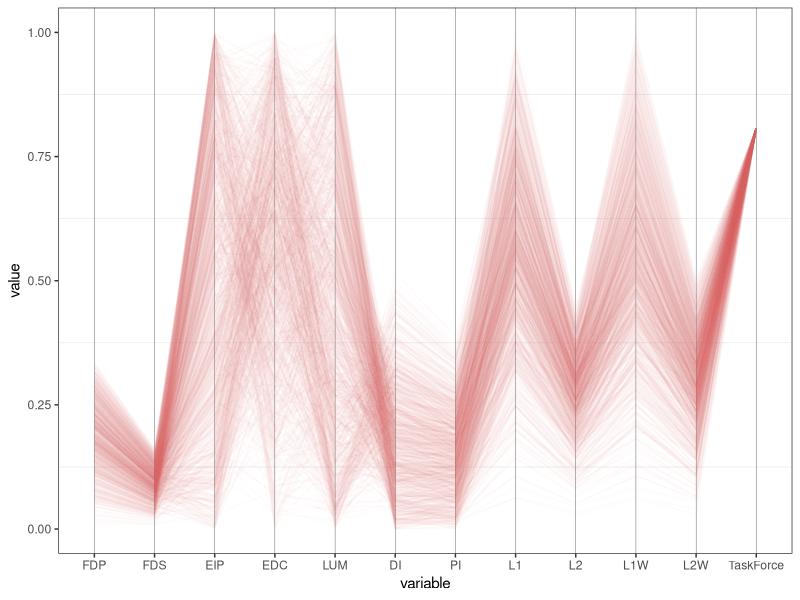
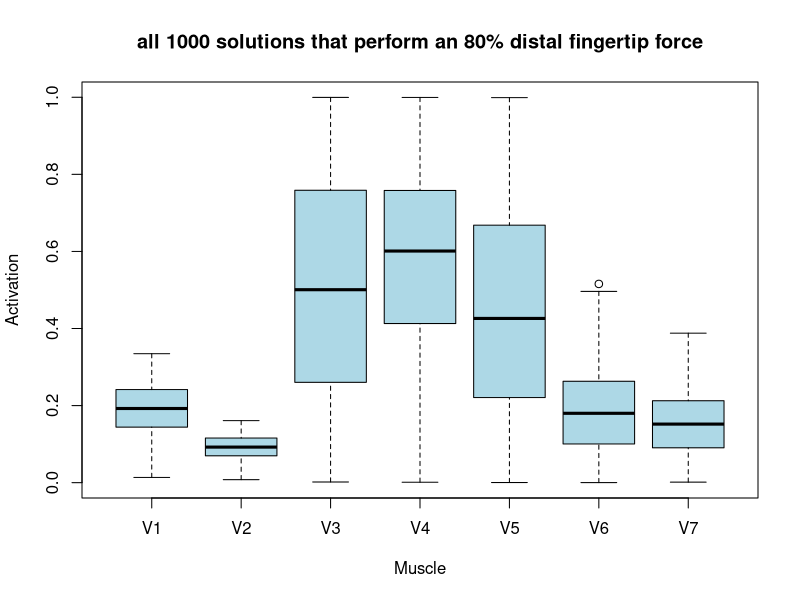
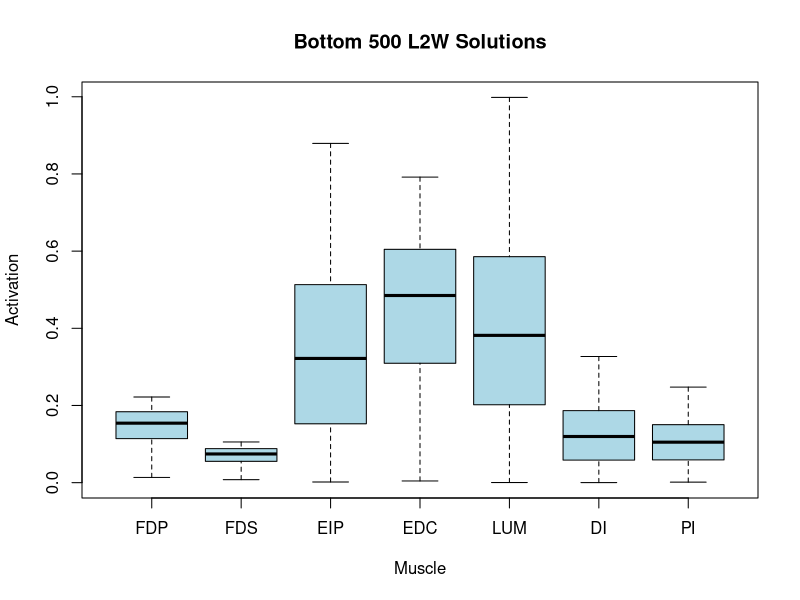
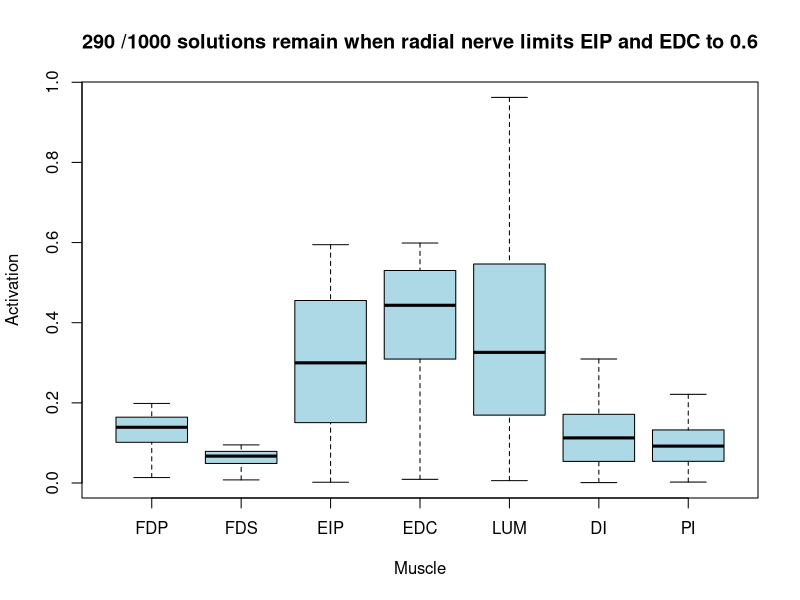
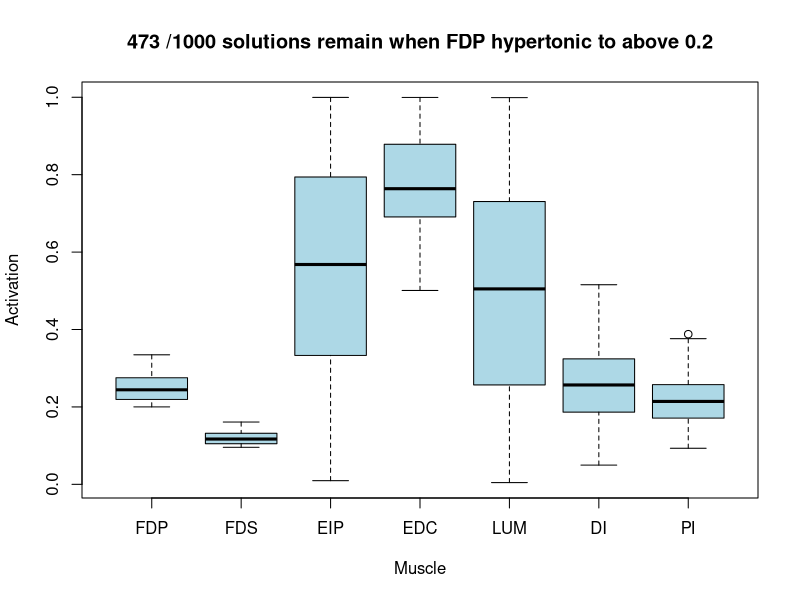
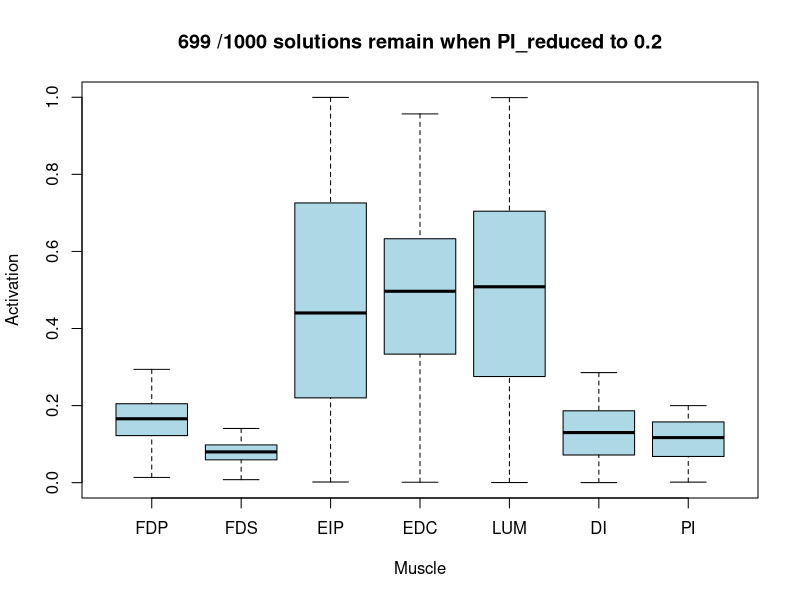
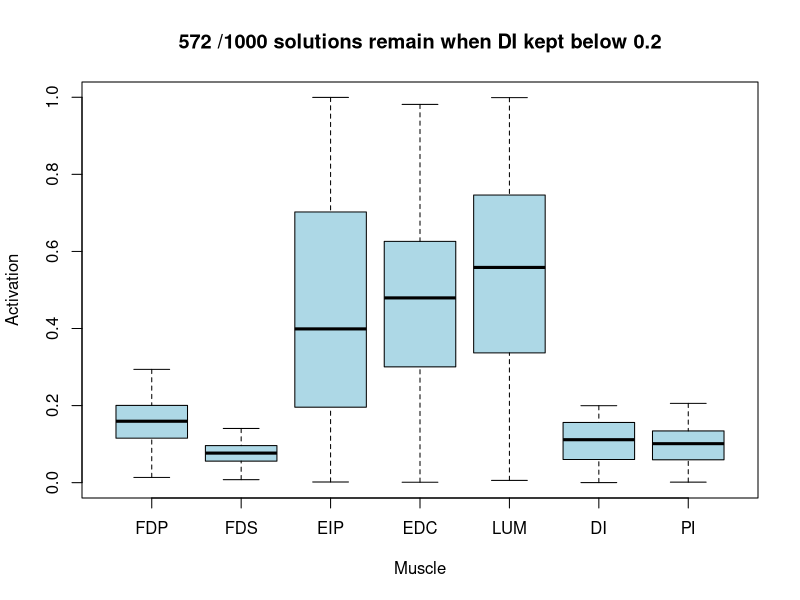
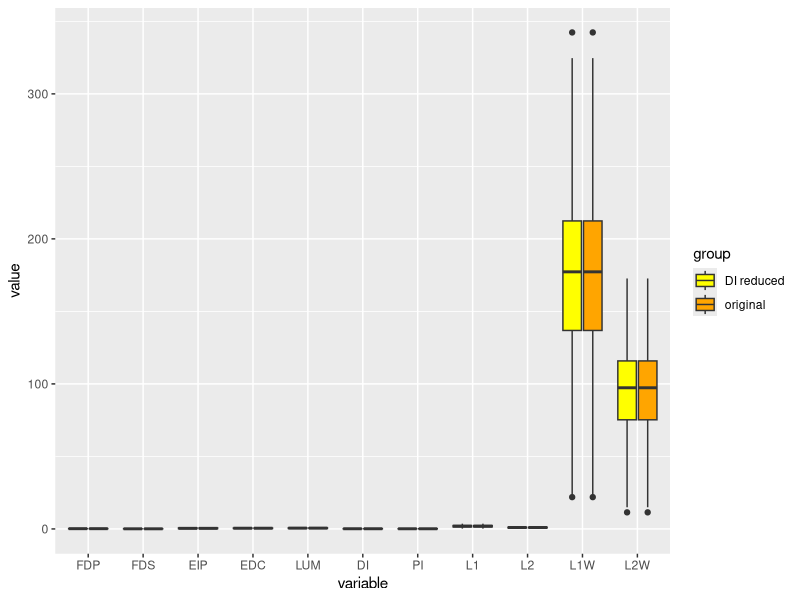

R code for these plots, in order:
## ---- chunk 1
fill_costs = function(df,m, fmax_vector) {
  F0 = matrix(fmax_vector,dim(df)[1],m,byrow=TRUE)
  # L1
  df[,(m+1)] = rowSums(df[,1:m])
  # L2
  df[,(m+2)] = (rowSums(df[,1:m]^2))^(1/2)
  # Lw1
  df[,(m+3)] = rowSums(df[,1:m]*F0)
  # Lw2
  df[,(m+4)] = (rowSums((df[,1:m]*F0)^2))^(1/2)

  
  return(df)

}
## ---- chunk 2
my_column_names <- c("FDP",
                    "FDS",
                    "EIP",
                    "EDC",
                    "LUM",
                    "DI",
                    "PI",
                    "L1",
                    "L2",
                    "L1W",
                    "L2W")
points_db_80 <- read.csv("finger_forcevector_0.8075310608430573_1484789302756.csv", header=FALSE)
fmax_vector <- c(123, 219, 124.8, 129.6, 23.52, 21.6, 91.74)
points_w_cost<- fill_costs(points_db_80,7,fmax_vector)
colnames(points_w_cost) <- my_column_names


## ---- chunk 3
generate_parcoord_plot_with_costs<- function(points_dataframe, fraction_of_maxforce_for_task, my_column_names, fmax_vector){
  points_with_costs <- fill_costs(points_dataframe, 7, fmax_vector)
  points_with_costs$TaskForce <- rep(fraction_of_maxforce_for_task, length(points_with_costs[,1]))
  colnames(points_with_costs) <- my_column_names
  
  # parcoord(points_with_costs, var.label=TRUE, ylim=c(0,1))
  
  nonweighted_max_observed_cost <- max(points_with_costs$L1)
  weighted_max_observed_cost <- max(points_with_costs$L1W)
  
  #unweighted
  points_with_costs$L1 <- points_with_costs$L1 / nonweighted_max_observed_cost
  points_with_costs$L2 <- points_with_costs$L2 / nonweighted_max_observed_cost
  #weighted
  points_with_costs$L1W <- points_with_costs$L1W / weighted_max_observed_cost
  points_with_costs$L2W <- points_with_costs$L2W / weighted_max_observed_cost
  
  require(GGally)
  require(ggplot2)
  p_raw <- ggparcoord(points_with_costs, scale='globalminmax', alpha=0.025, boxplot=FALSE, mapping=ggplot2::aes(colour="midnightblue"))
  p <- p_raw + theme_bw() + theme(
    panel.grid.major.x = element_line(color = "black", size = 0.1),
    panel.grid.major = element_blank(),
    legend.position = "none"
)
  return(p)
}
## ---- chunk 4
generate_parcoord_plot_with_costs(points_dataframe = points_db_80, fraction_of_maxforce_for_task = 0.8075310608430573, c("FDP",
                    "FDS",
                    "EIP",
                    "EDC",
                    "LUM",
                    "DI",
                    "PI",
                    "L1",
                    "L2",
                    "L1W",
                    "L2W",
                    "TaskForce"), fmax_vector)
## ---- chunk 5
boxplot(points_db_80[,1:7], xlab="Muscle", ylab="Activation", col="lightblue", main="all 1000 solutions that perform an 80% distal fingertip force")
lo_cost_summary <- summary(points_db_80[,1:7])
print(lo_cost_summary)
## ---- chunk 6
total_points <- length(points_w_cost[,1])
remaining_points <- points_w_cost[points_w_cost$L2W < median(points_w_cost$L2W),]
boxplot(remaining_points[,1:7], xlab="Muscle", ylab="Activation", col="lightblue", main="Bottom 500 L2W Solutions")
lo_cost_summary <- summary(remaining_points[,1:7])
print(lo_cost_summary)
## ---- chunk 7
radial_nerve_damaged_points <- points_w_cost[points_w_cost$EIP < 0.6 & points_w_cost$EDC < 0.6,]
len_remaining <- length(radial_nerve_damaged_points[,1])
boxplot(radial_nerve_damaged_points[,1:7], xlab="Muscle", ylab="Activation", col="lightblue", main=paste(len_remaining, "/1000 solutions remain when radial nerve limits EIP and EDC to 0.6"))
lo_cost_summary <- summary(radial_nerve_damaged_points[,1:7])
print(lo_cost_summary)
## ---- chunk 8
hypertonic_points <- points_w_cost[points_w_cost$FDP > 0.2,]
len_remaining <- length(hypertonic_points[,1])
boxplot(hypertonic_points[,1:7], xlab="Muscle", ylab="Activation", col="lightblue", main=paste(len_remaining, "/1000 solutions remain when FDP hypertonic to above 0.2"))
lo_cost_summary <- summary(hypertonic_points[,1:7])
print(lo_cost_summary)
## ---- chunk 9
PI_reduced <- points_w_cost[points_w_cost$PI < 0.20,]
len_remaining <- length(PI_reduced[,1]) 
boxplot(PI_reduced[,1:7], xlab="Muscle", ylab="Activation", col="lightblue", main=paste(len_remaining, "/1000 solutions remain when PI_reduced to 0.2"))
lo_cost_summary <- summary(PI_reduced[,1:7])
print(lo_cost_summary)
## ---- chunk 10
DI_reduced <- points_w_cost[points_w_cost$DI < 0.2,]
len_remaining<- length(DI_reduced[,1])
boxplot(DI_reduced[,1:7], xlab="Muscle", ylab="Activation", col="lightblue", main=paste(len_remaining, "/1000 solutions remain when DI kept below 0.2"))
lo_cost_summary <- summary(DI_reduced[,1:7])
print(lo_cost_summary)
## ---- chunk 11
DI_reduced <- points_w_cost[points_w_cost$DI < 0.2,]
len_remaining<- length(DI_reduced[,1])

library(reshape2)
pre_and_post_meltdb <- function(pre_df, post_df, constraint_str= "after constraints"){
#assemble post
post_melt<- melt(post_df)
post_melt$group <- constraint_str
#assemble pre
full_melt <- melt(post_df)
full_melt$group <- "original"
#concatenate
pre_and_post <- rbind(post_melt, full_melt)
browser()
library(ggplot2)
p<- ggplot(pre_and_post, aes(x = variable, y = value, fill = group)) +
  geom_boxplot() +
  scale_fill_manual(values = c("yellow", "orange"))
return(p)
}
pre_and_post_meltdb(points_db_80, DI_reduced, "DI reduced")

boxplot(DI_reduced[,1:7], xlab="Muscle", ylab="Activation", col="lightblue", main=paste(len_remaining, "/1000 solutions remain when DI kept below 0.2"))
lo_cost_summary <- summary(DI_reduced[,1:7])
print(lo_cost_summary)
